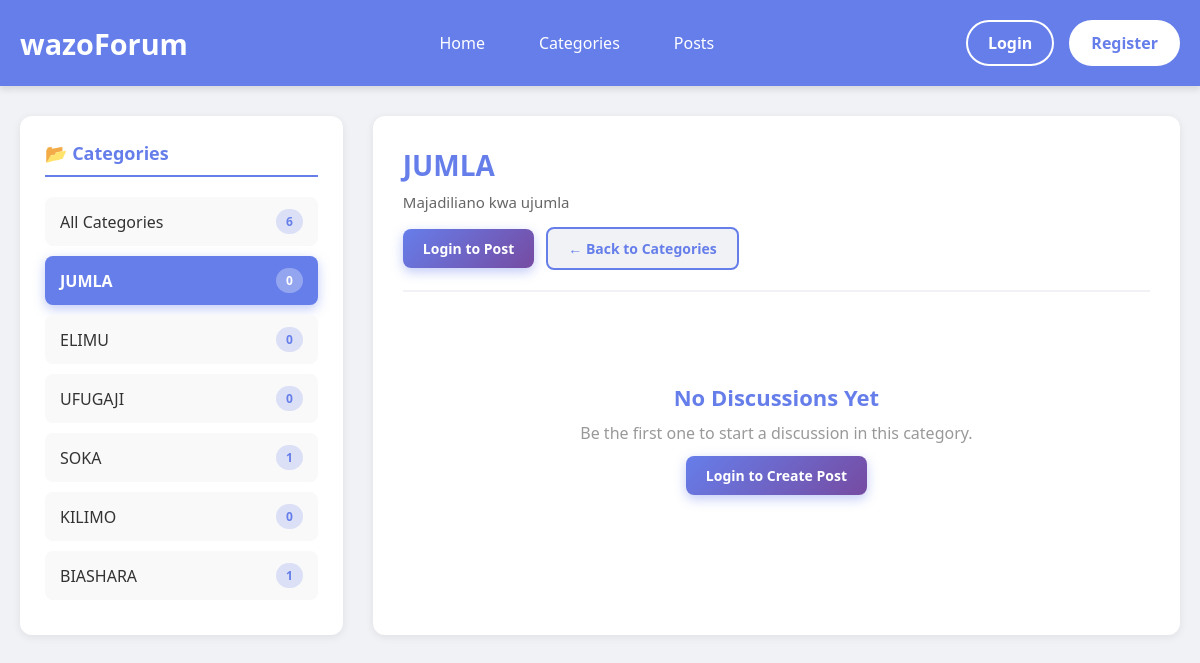
The page /categories.php?id=106 on the database its author committed.
### tables this page shows
CREATE TABLE `categories` (
  `category_id` int(11) NOT NULL,
  `category_name` varchar(100) NOT NULL,
  `description` text DEFAULT NULL,
  `created_at` timestamp NOT NULL DEFAULT current_timestamp()
);

### function.php (called while the page is built, shortened)
<?php
if(!function_exists('isLogedIn')){
    function isLogedIn(){
        return isset ($_SESSION['user_id']);
    }
}
?>

### categories.php (the view, shortened to what this page needs)
<?php
include("db_connection.php");
include("function.php");
$selected_category_id = isset($_GET['id']) ? (int)$_GET['id'] : 0;
$selected_category = null;
$posts = null;
if ($selected_category_id > 0) {
    $cat_sql = "SELECT category_id, category_name, description
                FROM categories
                WHERE category_id = $selected_category_id";
    $cat_result = mysqli_query($conn, $cat_sql);
    if ($cat_result && mysqli_num_rows($cat_result) > 0) {
        $selected_category = mysqli_fetch_assoc($cat_result);
        $posts_sql = "
            SELECT
                p.post_id,
                p.content,
                p.created_at,
                u.username,
                c.category_name,
                COUNT(r.reply_id) AS total_replies
            FROM posts p
            JOIN users u ON p.user_id = u.user_id
            JOIN categories c ON p.category_id = c.category_id
            LEFT JOIN replies r ON p.post_id = r.post_id
            WHERE p.category_id = $selected_category_id
            GROUP BY p.post_id
            ORDER BY p.created_at DESC
        ";
        $posts = mysqli_query($conn, $posts_sql);
    }
}
$all_categories_sql = "SELECT c.category_id, c.category_name, c.description, COUNT(p.post_id) AS post_count
                       FROM categories c
                       LEFT JOIN posts p ON c.category_id = p.category_id
                       GROUP BY c.category_id
                       ORDER BY c.created_at DESC";
$all_categories = mysqli_query($conn, $all_categories_sql);
?>
<!DOCTYPE html>
<html lang="en">
<head>
</head>
<body>
    <?php include("header.php"); ?>
    <div class="container">
        <div class="categories-sidebar">
            <h2>📂 Categories</h2>
            <div>
                <a href="categories.php" class="category-item <?php echo !$selected_category ? 'active' : ''; ?>">
                    <span>All Categories</span>
                    <span class="category-badge"><?php echo mysqli_num_rows($all_categories); ?></span>
                </a>
            </div>
            <?php
            mysqli_data_seek($all_categories, 0);
            while ($cat = mysqli_fetch_assoc($all_categories)):
            ?>
                <a href="categories.php?id=<?php echo $cat['category_id']; ?>"
                   class="category-item <?php echo ($selected_category && $selected_category['category_id'] == $cat['category_id']) ? 'active' : ''; ?>">
                    <span><?php echo htmlspecialchars($cat['category_name']); ?></span>
                    <span class="category-badge"><?php echo $cat['post_count']; ?></span>
                </a>
            <?php endwhile; ?>
        </div>
        <div class="main-content">
            <?php if (!$selected_category): ?>
                <h1 style="margin-bottom: 10px; color: #667eea;">Explore Forum Categories</h1>
                <p style="color: #666; margin-bottom: 30px;">Select a category to view discussions and create new posts</p>
                <div class="categories-grid">
                    <?php
                    mysqli_data_seek($all_categories, 0);
                    while ($cat = mysqli_fetch_assoc($all_categories)):
                    ?>
                        <a href="categories.php?id=<?php echo $cat['category_id']; ?>" class="category-card">
                            <h3><?php echo htmlspecialchars($cat['category_name']); ?></h3>
                            <p><?php echo htmlspecialchars(substr($cat['description'], 0, 100)) . (strlen($cat['description']) > 100 ? '...' : ''); ?></p>
                            <div class="category-card-footer">
                                <span><?php echo $cat['post_count']; ?> posts</span>
                                <span>→</span>
                            </div>
                        </a>
                    <?php endwhile; ?>
                </div>
            <?php else: ?>
                <div class="category-header">
                    <h1><?php echo htmlspecialchars($selected_category['category_name']); ?></h1>
                    <p><?php echo htmlspecialchars($selected_category['description']); ?></p>
                    <div class="category-actions">
                        <?php if(isLogedIn()): ?>
                            <a href="posts.php" class="btn btn-primary">
                                Create New Post
                            </a>
                        <?php else: ?>
                            <a href="login.php" class="btn btn-primary">
                                Login to Post
                            </a>
                        <?php endif; ?>
                        <a href="categories.php" class="btn btn-secondary">
                            ← Back to Categories
                        </a>
                    </div>
                </div>
                <?php if ($posts && mysqli_num_rows($posts) > 0): ?>
                    <div class="posts-feed">
                        <?php while ($post = mysqli_fetch_assoc($posts)): ?>
                            <div class="post">
                                <div class="post-sidebar">
                                    <div class="post-avatar"></div>
                                    <div class="post-author"><?php echo htmlspecialchars($post['username']); ?></div>
                                    <span class="post-category"><?php echo htmlspecialchars($post['category_name']); ?></span>
                                </div>
                                <div class="post-content">
                                    <div class="post-header">
                                        <span class="post-time"><?php echo timeAgo($post['created_at']); ?></span>
                                        <span>#<?php echo $post['post_id']; ?></span>
                                    </div>
                                    <div class="post-body">
                                        <?php echo nl2br(htmlspecialchars(substr($post['content'], 0, 300))) . (strlen($post['content']) > 300 ? '...' : ''); ?>
                                    </div>
                                    <div class="post-footer">
                                        <div class="post-actions">
                                            <button class="action-btn view-replies-btn" onclick="toggleReplies(this, <?php echo $post['post_id']; ?>)">
                                                💬 <?php echo $post['total_replies']; ?>
                                            </button>
                                            <?php if(isLogedIn()): ?>
                                                <a class="action-btn" href="replay.php?post_id=<?php echo $post['post_id']; ?>">
                                                    ↩️ Reply
                                                </a>
                                            <?php else: ?>
                                                <a class="action-btn reply-btn-disabled" title="Login required to reply - You must be logged in to participate in discussions" href="login.php?message=Login to reply to posts">
                                                    ↩️ Reply (Login Required)
                                                </a>
                                            <?php endif; ?>
                                        </div>
                                    </div>
                                </div>
                                <div class="replies-section" id="replies-<?php echo $post['post_id']; ?>">
                                    <div class="replies-container" id="replies-container-<?php echo $post['post_id']; ?>"></div>
                                </div>
                            </div>
                        <?php endwhile; ?>
                    </div>
                <?php else: ?>
                    <div class="empty-state">
                        <h2>No Discussions Yet</h2>
                        <p>Be the first one to start a discussion in this category.</p>
                        <?php if(isLogedIn()): ?>
                            <a href="create_post.php" class="btn btn-primary">
                                Start Discussion Now
                            </a>
                        <?php else: ?>
                            <a href="login.php" class="btn btn-primary">
                                Login to Create Post
                            </a>
                        <?php endif; ?>
                    </div>
                <?php endif; ?>
            <?php endif; ?>
        </div>
    </div>
</body>
</html>

### categories.php (style rules this page uses)
* { margin: 0; padding: 0; box-sizing: border-box; }
body { font-family: 'Segoe UI', Tahoma, Geneva, Verdana, sans-serif; background: #f0f2f5; color: #333; }
.container { max-width: 1400px; margin: 0 auto; padding: 30px 20px; display: grid; grid-template-columns: 1fr 2.5fr; gap: 30px; }
.categories-sidebar { background: white; border-radius: 12px; padding: 25px; box-shadow: 0 2px 8px rgba(0,0,0,0.08); height: fit-content; position: sticky; top: 100px; }
.categories-sidebar h2 { font-size: 18px; margin-bottom: 20px; color: #667eea; padding-bottom: 10px; border-bottom: 2px solid #667eea; }
.category-item { padding: 12px 15px; margin-bottom: 10px; border-radius: 8px; cursor: pointer; transition: all 0.3s ease; text-decoration: none; color: #333; display: flex; justify-content: space-between; align-items: center; background: #f9f9f9; }
.category-item.active { background: #667eea; color: white; font-weight: bold; box-shadow: 0 4px 12px rgba(102, 126, 234, 0.4); }
.category-badge { background: rgba(102, 126, 234, 0.2); color: #667eea; padding: 4px 10px; border-radius: 20px; font-size: 12px; font-weight: bold; }
.category-item.active .category-badge { background: rgba(255,255,255,0.3); color: white; }
.main-content { background: white; border-radius: 12px; padding: 30px; box-shadow: 0 2px 8px rgba(0,0,0,0.08); }
.category-header { margin-bottom: 30px; padding-bottom: 20px; border-bottom: 2px solid #f0f2f5; }
.category-header h1 { font-size: 28px; color: #667eea; margin-bottom: 8px; }
.category-header p { color: #666; font-size: 15px; margin-bottom: 15px; }
.category-actions { display: flex; gap: 12px; align-items: center; margin-top: 15px; }
.btn { padding: 10px 20px; border-radius: 8px; text-decoration: none; font-weight: 600; transition: all 0.3s ease; border: none; cursor: pointer; font-size: 14px; }
.btn-primary { background: linear-gradient(135deg, #667eea 0%, #764ba2 100%); color: white; box-shadow: 0 4px 12px rgba(102, 126, 234, 0.4); }
.btn-secondary { background: #f0f2f5; color: #667eea; border: 2px solid #667eea; }
.empty-state { text-align: center; padding: 60px 20px; color: #999; }
.empty-state h2 { font-size: 22px; color: #667eea; margin-bottom: 10px; }
.empty-state p { margin-bottom: 20px; }

### header.php (style rules this page uses)
* { margin: 0; padding: 0; box-sizing: border-box; }

### rows shown on the page
categories: category_name "JUMLA", post_count "0", description "Majadiliano kwa ujumla"
categories: category_name "ELIMU", post_count "0"
categories: category_name "UFUGAJI", post_count "0"
categories: category_name "SOKA", post_count "1"
categories: category_name "KILIMO", post_count "0"
categories: category_name "BIASHARA", post_count "1"

### other values the page prints
mysqli_num_rows($all_categories) "6"
